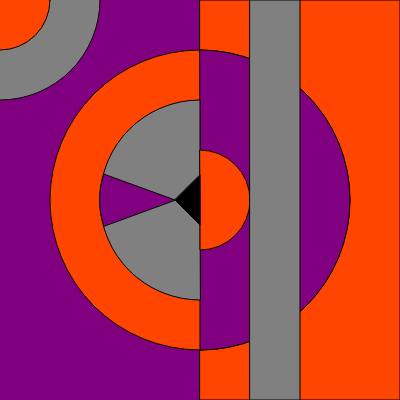
Frame 1 (no input)
Frame 60 (no input): identical to frame 1, image omitted
Frame 120 (the mouse pressed at the canvas centre since frame 60): identical to frame 1, image omitted

The p5.js sketch that drew this single still picture (run headless with seeded random() and noise() and a simulated clock; from frame 60 on, the mouse is pressed at the canvas centre):

// p5.js sketch
// ── sketch.js
function preload(){
  // preload assets
}

function setup() {
  createCanvas(400, 400);
}

function draw() {
  background("#800080");

  fill("#ff4500")
  rect(200, 0, 200, 400);

  fill("#ff4500")
  circle(200, 200, 300);

  fill("#808080")
  circle(0, 0, 200);

  fill("#ff4500")
  circle(0, 0, 100);

  fill("#800080")
  angleMode(DEGREES);

  arc(
    200, 200,
    300, 300,
    270,
    90,
    PIE 
  );

  fill("#808080");
  arc(
    200, 200,
    200, 200,
    90,
    270,
    PIE
  );

  fill("#ff4500");
  arc(
    200, 200,
    100, 100,
    270,
    90,
     PIE
  );

  fill("#000000");
  triangle(
    200, 175,
    200, 225,
    175, 200
     
  );

  fill("#800080");
  arc(
    175, 200,
    151, 160,
    160,
    200,
     PIE
  );

  fill("rgba(128,128,128,1)");
  rect(250, 0, 50, 400);

  

  
}
